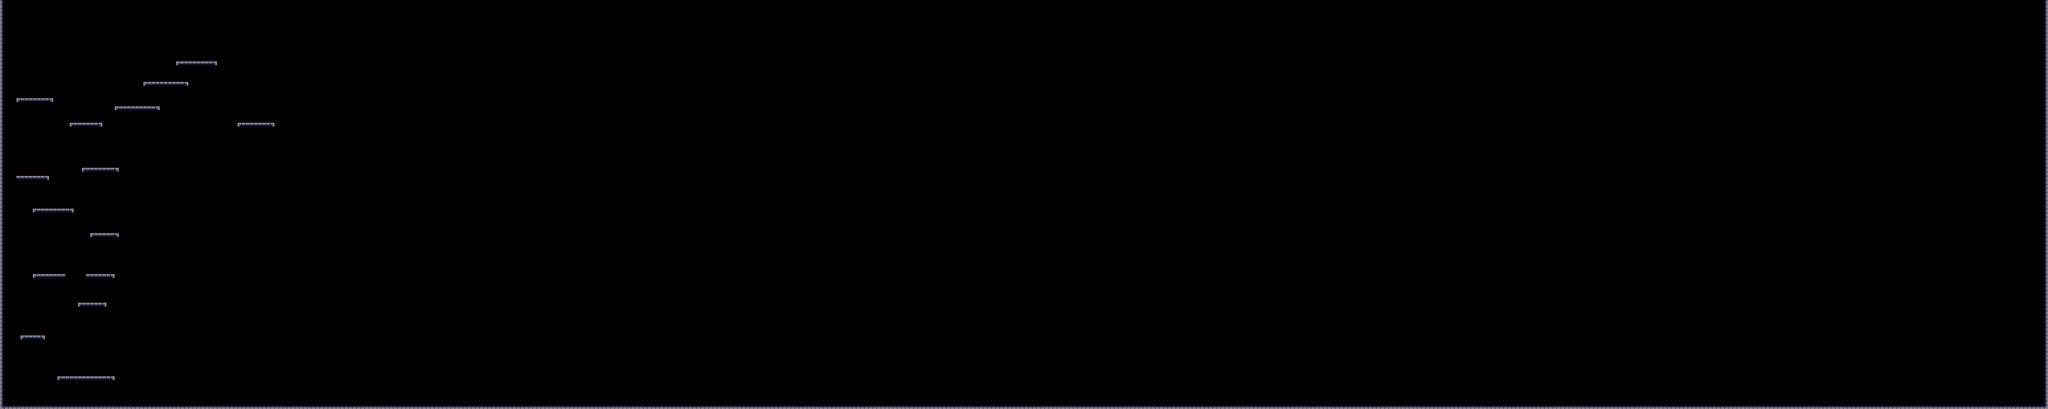

Below is a game level as drawn by its tile map, then a one-line description and the .tmx that defines it (tile-layer data replaced by summaries):
An orthogonal 500x100 tile map with 16x16 px tiles, 2 tile layers (collision, tiles), 2 tilesets.

<map version="1.0" orientation="orthogonal" width="500" height="100" tilewidth="16" tileheight="16">
 <tileset firstgid="1" name="collision" tilewidth="16" tileheight="16">
  <image source="collision.png" trans="ff00ff" width="80" height="32" />
 </tileset>
 <tileset firstgid="11" name="tiles" tilewidth="16" tileheight="16">
  <image source="tiles.png" trans="ff00ff" width="128" height="64" />
 </tileset>
 <layer name="collision" width="500" height="100">
  <data>[50000 cells, 831 non-empty, 1 distinct tile ids]</data>
 </layer>
 <layer name="tiles" width="500" height="100">
  <data>[50000 cells, 832 non-empty, 8 distinct tile ids]</data>
 </layer>
</map>
